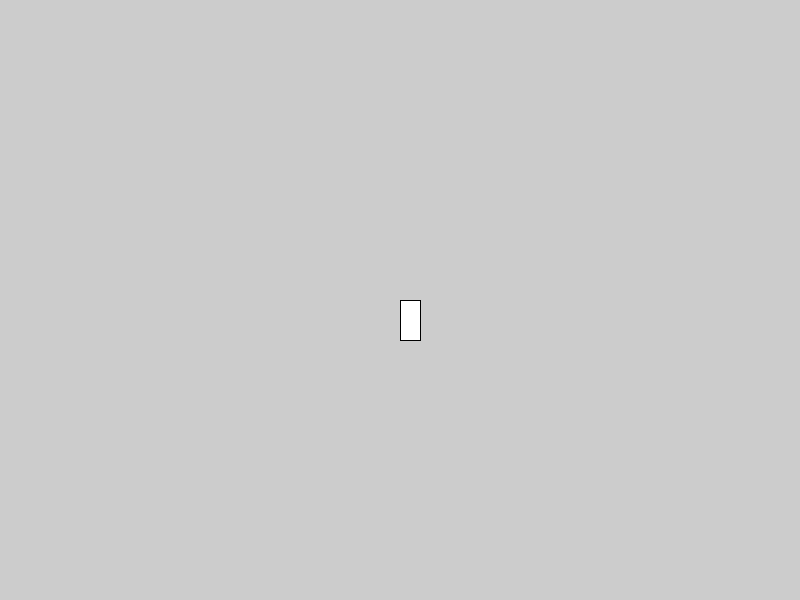
Frame 1 (no input)
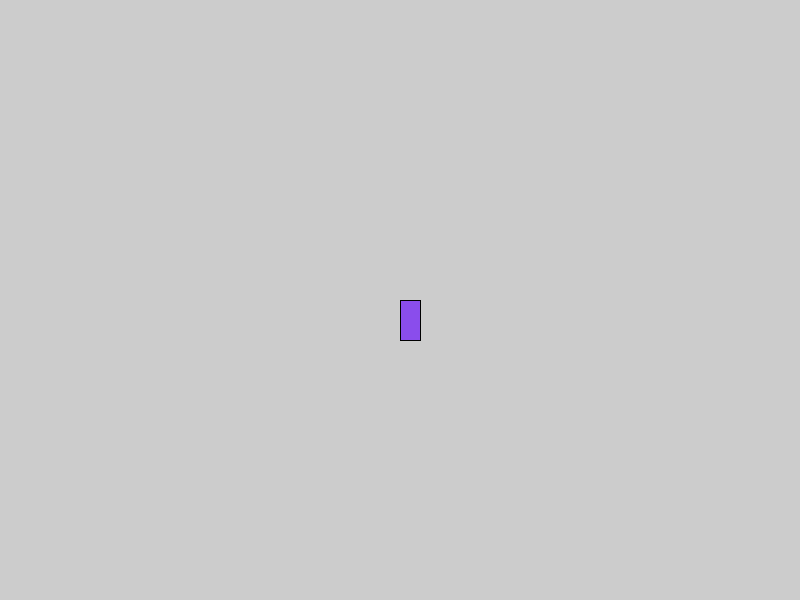
Frame 60 (the mouse pressed at the canvas centre just before this capture)
Frame 120 (the mouse held since frame 60 and released just before this capture): identical to frame 60, image omitted

The Processing sketch that drew these frames (run headless with seeded random() and noise(); from frame 60 on, the mouse is pressed at the canvas centre):

// Processing sketch: grid_fill
// ── grid_fill.pde
int x=0;
int y=0;
int pointx=0;
int pointy=0;
int changey=-1;
int step=1;
int barWidth=20;

void setup() {
size (800,600);
}

void draw() {
    rect(400,300,barWidth,40);
    if(mouseX>x&&mouseX<x+barWidth&&y>height/3&&y<2*height/3){
     fill(138,212,236);
    } 
    else{
     fill(138,77,236);
    }
    
}
